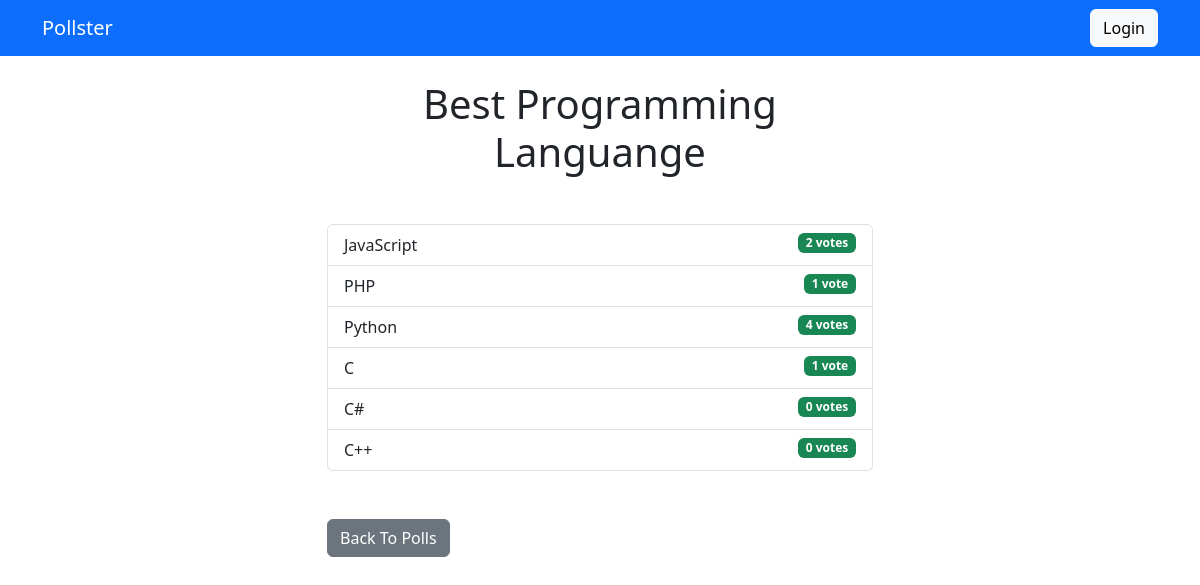
The app's page /polls/2/results/ with its own data.
### polls/models.py (models this page shows, shortened)
class Polling(models.Model):
    polling_text = models.CharField(max_length=200)
    pub_date = models.DateTimeField('date published')

class Choice(models.Model):
    polling = models.ForeignKey(Polling, on_delete=models.CASCADE)
    choice_text = models.CharField(max_length=200)
    votes = models.IntegerField(default=0)

### polls/views.py (the view)
# urls.py: path('<int:polling_id>/results/', views.results, name ='results'),
def results(request, polling_id):
    polling = get_object_or_404(Polling, pk=polling_id)
    return render(request, 'polls/results.html', {'polling': polling})

### templates/polls/results.html
{% extends 'base.html' %}
{% block content %}
<h1 class="mb-5 text-center">{{ polling.polling_text }}</h1>
<ul class="list-group mb-5">
    {% for choice in polling.choice_set.all %}
    <li class="list-group-item">
        {{ choice.choice_text }} <span class="badge text-bg-success float-end">{{ choice.votes }}
            vote{{ choice.votes | pluralize }}</span>
    </li>
    {% endfor %}
</ul>
<a class="btn btn-secondary" href="{% url 'polls:index' %}">Back To Polls</a>
{% endblock %}

### templates/base.html (shortened to what this page needs)
<!DOCTYPE html>
<html lang="en">
<head>
    <link rel="stylesheet" href="https://cdn.jsdelivr.net/npm/bootstrap@5.3.0/dist/css/bootstrap.min.css">
</head>
<body>
    {% include 'partials/_navbar.html'%}
    <div class="container">
        <div class="row">
            <div class="col-md-6 m-auto">
                {% block content %}{% endblock %}
            </div>
        </div>
    </div>
</body>
</html>

### templates/partials/_navbar.html
<nav class="navbar navbar-dark bg-primary mb-4">
    <div class="container">
        <a class="navbar-brand" href="/">Pollster</a>
        {% if user.is_authenticated %}
            <a class="btn btn-light" href="{% url 'profile' %}">View Profile</a>
        {% else %}
            <a class="btn btn-light" href="{% url 'login' %}">Login</a>
        {% endif %}
    </div>
</nav>

### records on screen
Polling: polling_text "Best Programming Languange"
Choice: choice_text "JavaScript", votes "2", votes|pluralize "s"
Choice: choice_text "PHP", votes "1"
Choice: choice_text "Python", votes "4", votes|pluralize "s"
Choice: choice_text "C", votes "1"
Choice: choice_text "C#", votes "0", votes|pluralize "s"
Choice: choice_text "C++", votes "0", votes|pluralize "s"
